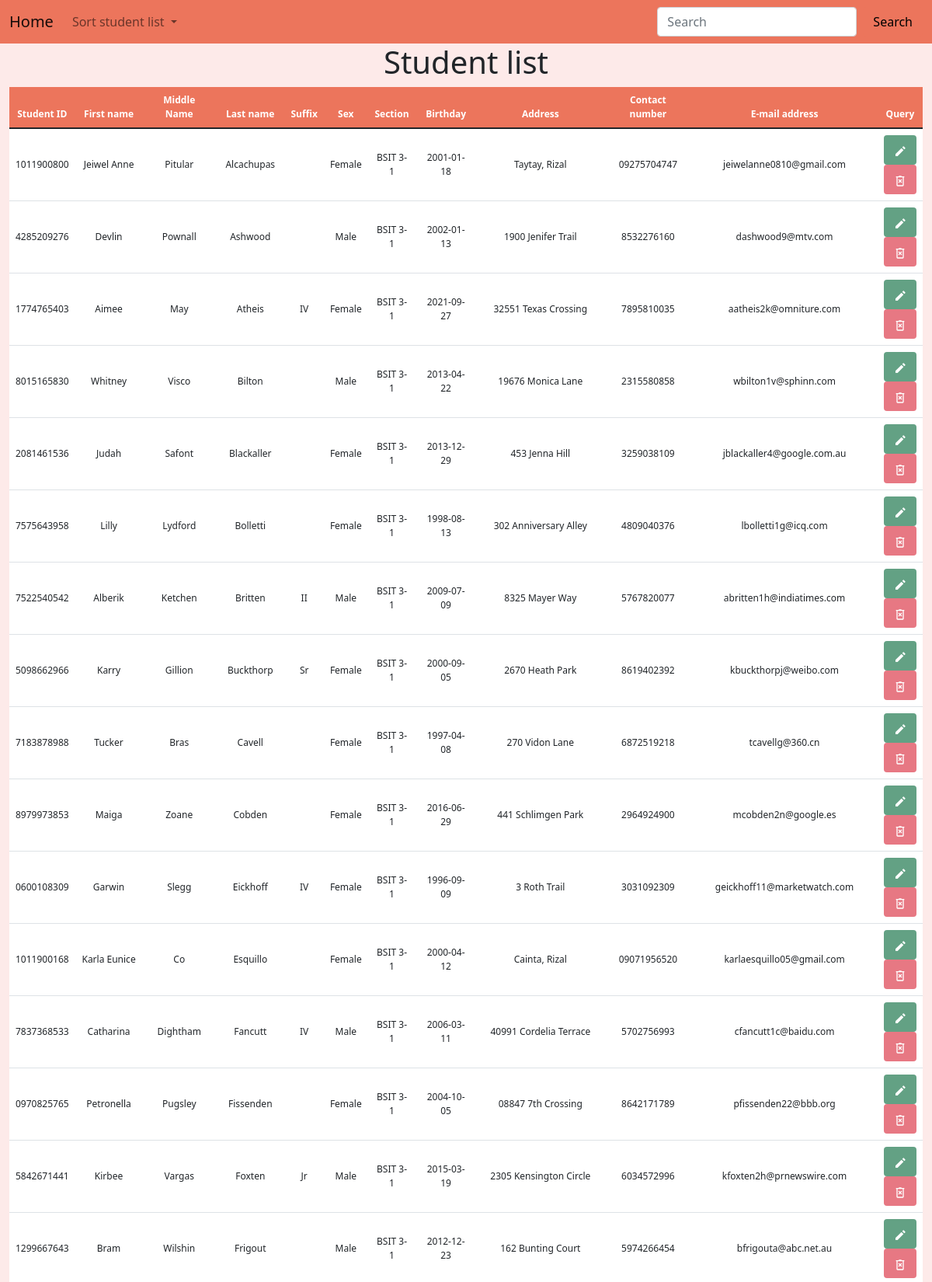
The page /controls/crud.php?sort=Student_Last_Name (upper part) on the database its author committed.
### tables this page shows
CREATE TABLE `tbl_student_profile` (
  `Student_ID` varchar(10) NOT NULL PRIMARY KEY,
  `Student_First_Name` varchar(50) NOT NULL,
  `Student_Middle_Name` varchar(50),
  `Student_Last_Name` varchar(50) NOT NULL,
  `Student_Suffix` varchar(10),
  `Student_Sex` enum('Male','Female') NOT NULL,
  `Student_Section` varchar(50) NOT NULL,
  `Student_Birthday` date NOT NULL,
  `Student_Address` varchar(100) NOT NULL,
  `Student_Contact_Number` varchar(11) NOT NULL,
  `Student_Email_Address` varchar(50) NOT NULL,
  `is_archive` boolean NOT NULL DEFAULT false
);

### functions/functions.php (called while the page is built, shortened)
<?php
function view($name, $contents = ''){
    require(APP_PATH . "page/layout-page.php");
}

### controls/crud.php (called while the page is built, shortened)
<?php
$view_bag = [
    'title' => 'Student Database',
    'heading' => 'Student list'
];
$records = Data::get_student_records();
if (is_get()) {
    if (isset($_GET['sort'])) {
        $sort = $_GET['sort'];
        $records = Data::sort_by($sort);
    }
}
view('crud', $records);

### functions/data/mysql.class.php (called while the page is built, shortened)
<?php
class MySqlDataProvider {
    public function __construct($source) {
        $this->source = $source;
    }
    public function sort_by($sort) {
        $pdo = $this->connect();
        $smt = $pdo->query("SELECT * FROM tbl_student_profile WHERE is_archive = false ORDER BY $sort");
        $data = $smt->fetchAll(PDO::FETCH_CLASS, 'StudentProfile');
        return $data;
    }
    private function connect() {
        try {
            return new PDO($this->source, CONFIG['db_user'], CONFIG['db_password']);
        } catch (PDOException $e) {
            return null;
        }
    }
}

### functions/data/static.class.php (called while the page is built, shortened)
<?php
class Data {
    static private $mdp;
    static public function init(MySqlDataProvider $mdp){
        return self::$mdp = $mdp;
    }
    static public function sort_by($sort){
        return self::$mdp->sort_by($sort);
    }
}

### page/crud-page.php (the view, shortened to what this page needs)
<div class="container-fluid">
    <h1 class="text-center align-middle"><?= $view_bag['heading'] ?></h1>
</div>
<div class="container-fluid container-table">
    <table class="table table-hover text-center align-middle" id="table">
        <thead>
            <tr>
                <th scope="col" id="id">Student ID</th>
                <th scope="col" id="fname">First name</th>
                <th scope="col" id="mname">Middle Name</th>
                <th scope="col" id="lname">Last name</th>
                <th scope="col" id="suffix">Suffix</th>
                <th scope="col" id="section">Sex</th>
                <th scope="col" id="sex">Section</th>
                <th scope="col" id="bday">Birthday</th>
                <th scope="col" id="address">Address</th>
                <th scope="col" id="number">Contact number</th>
                <th scope="col" id="email">E-mail address</th>
                <th scope="col" id="query">Query</th>
            </tr>
        </thead>
        <tbody>
            <?php foreach ($contents as $object) : ?>
                <tr>
                    <td><?= $object->Student_ID ?></td>
                    <td><?= $object->Student_First_Name ?></td>
                    <td><?= $object->Student_Middle_Name ?></td>
                    <td><?= $object->Student_Last_Name ?></td>
                    <td><?= $object->Student_Suffix ?></td>
                    <td><?= $object->Student_Sex ?></td>
                    <td><?= $object->Student_Section ?></td>
                    <td><?= $object->Student_Birthday ?></td>
                    <td><?= $object->Student_Address ?></td>
                    <td><?= $object->Student_Contact_Number ?></td>
                    <td><?= $object->Student_Email_Address ?></td>
                    <td>
                        <a class="btn button-edit-bg" type="submit" data-bs-toggle="modal" data-bs-target="#showEditModal">
                        </a>
                        <br>
                        <a class="btn button-delete-bg" data-bs-toggle="modal" data-bs-target="#showDeleteModal">
                        </a>
                    </td>
                </tr>
            <?php endforeach ?>
        </tbody>
    </table>
</div>

### css/stylesheet-crud.css (style rules this page uses)
body { background-color: #fdeae9; }
.container-table thead { background-color: #ec755c; color: white; }
.button-edit-bg { background-color: #63a184; }
.button-delete-bg { background-color: #e77883; }
table { background-color: white; }
tr { font-size: 30px; font-size: 1vw; }

### rows shown on the page
tbl_student_profile: Student_ID "1011900800", Student_First_Name "Jeiwel Anne", Student_Middle_Name "Pitular", Student_Last_Name "Alcachupas", Student_Sex "Female", Student_Section "BSIT 3-1", Student_Birthday "2001-01-18", Student_Address "Taytay, Rizal", Student_Contact_Number "09275704747", Student_Email_Address "jeiwelanne0810@gmail.com"
tbl_student_profile: Student_ID "4285209276", Student_First_Name "Devlin", Student_Middle_Name "Pownall", Student_Last_Name "Ashwood", Student_Sex "Male", Student_Section "BSIT 3-1", Student_Birthday "2002-01-13", Student_Address "1900 Jenifer Trail", Student_Contact_Number "8532276160", Student_Email_Address "dashwood9@mtv.com"
tbl_student_profile: Student_ID "1774765403", Student_First_Name "Aimee", Student_Middle_Name "May", Student_Last_Name "Atheis", Student_Suffix "IV", Student_Sex "Female", Student_Section "BSIT 3-1", Student_Birthday "2021-09-27", Student_Address "32551 Texas Crossing", Student_Contact_Number "7895810035", Student_Email_Address "aatheis2k@omniture.com"
tbl_student_profile: Student_ID "8015165830", Student_First_Name "Whitney", Student_Middle_Name "Visco", Student_Last_Name "Bilton", Student_Sex "Male", Student_Section "BSIT 3-1", Student_Birthday "2013-04-22", Student_Address "19676 Monica Lane", Student_Contact_Number "2315580858", Student_Email_Address "wbilton1v@sphinn.com"
tbl_student_profile: Student_ID "2081461536", Student_First_Name "Judah", Student_Middle_Name "Safont", Student_Last_Name "Blackaller", Student_Sex "Female", Student_Section "BSIT 3-1", Student_Birthday "2013-12-29", Student_Address "453 Jenna Hill", Student_Contact_Number "3259038109", Student_Email_Address "jblackaller4@google.com.au"
tbl_student_profile: Student_ID "7575643958", Student_First_Name "Lilly", Student_Middle_Name "Lydford", Student_Last_Name "Bolletti", Student_Sex "Female", Student_Section "BSIT 3-1", Student_Birthday "1998-08-13", Student_Address "302 Anniversary Alley", Student_Contact_Number "4809040376", Student_Email_Address "lbolletti1g@icq.com"
tbl_student_profile: Student_ID "7522540542", Student_First_Name "Alberik", Student_Middle_Name "Ketchen", Student_Last_Name "Britten", Student_Suffix "II", Student_Sex "Male", Student_Section "BSIT 3-1", Student_Birthday "2009-07-09", Student_Address "8325 Mayer Way", Student_Contact_Number "5767820077", Student_Email_Address "abritten1h@indiatimes.com"
tbl_student_profile: Student_ID "5098662966", Student_First_Name "Karry", Student_Middle_Name "Gillion", Student_Last_Name "Buckthorp", Student_Suffix "Sr", Student_Sex "Female", Student_Section "BSIT 3-1", Student_Birthday "2000-09-05", Student_Address "2670 Heath Park", Student_Contact_Number "8619402392", Student_Email_Address "kbuckthorpj@weibo.com"
tbl_student_profile: Student_ID "7183878988", Student_First_Name "Tucker", Student_Middle_Name "Bras", Student_Last_Name "Cavell", Student_Sex "Female", Student_Section "BSIT 3-1", Student_Birthday "1997-04-08", Student_Address "270 Vidon Lane", Student_Contact_Number "6872519218", Student_Email_Address "tcavellg@360.cn"
tbl_student_profile: Student_ID "8979973853", Student_First_Name "Maiga", Student_Middle_Name "Zoane", Student_Last_Name "Cobden", Student_Sex "Female", Student_Section "BSIT 3-1", Student_Birthday "2016-06-29", Student_Address "441 Schlimgen Park", Student_Contact_Number "2964924900", Student_Email_Address "mcobden2n@google.es"
tbl_student_profile: Student_ID "0600108309", Student_First_Name "Garwin", Student_Middle_Name "Slegg", Student_Last_Name "Eickhoff", Student_Suffix "IV", Student_Sex "Female", Student_Section "BSIT 3-1", Student_Birthday "1996-09-09", Student_Address "3 Roth Trail", Student_Contact_Number "3031092309", Student_Email_Address "geickhoff11@marketwatch.com"
tbl_student_profile: Student_ID "1011900168", Student_First_Name "Karla Eunice", Student_Middle_Name "Co", Student_Last_Name "Esquillo", Student_Sex "Female", Student_Section "BSIT 3-1", Student_Birthday "2000-04-12", Student_Address "Cainta, Rizal", Student_Contact_Number "09071956520", Student_Email_Address "karlaesquillo05@gmail.com"
tbl_student_profile: Student_ID "7837368533", Student_First_Name "Catharina", Student_Middle_Name "Dightham", Student_Last_Name "Fancutt", Student_Suffix "IV", Student_Sex "Male", Student_Section "BSIT 3-1", Student_Birthday "2006-03-11", Student_Address "40991 Cordelia Terrace", Student_Contact_Number "5702756993", Student_Email_Address "cfancutt1c@baidu.com"
tbl_student_profile: Student_ID "0970825765", Student_First_Name "Petronella", Student_Middle_Name "Pugsley", Student_Last_Name "Fissenden", Student_Sex "Female", Student_Section "BSIT 3-1", Student_Birthday "2004-10-05", Student_Address "08847 7th Crossing", Student_Contact_Number "8642171789", Student_Email_Address "pfissenden22@bbb.org"
tbl_student_profile: Student_ID "5842671441", Student_First_Name "Kirbee", Student_Middle_Name "Vargas", Student_Last_Name "Foxten", Student_Suffix "Jr", Student_Sex "Male", Student_Section "BSIT 3-1", Student_Birthday "2015-03-19", Student_Address "2305 Kensington Circle", Student_Contact_Number "6034572996", Student_Email_Address "kfoxten2h@prnewswire.com"
tbl_student_profile: Student_ID "1299667643", Student_First_Name "Bram", Student_Middle_Name "Wilshin", Student_Last_Name "Frigout", Student_Sex "Male", Student_Section "BSIT 3-1", Student_Birthday "2012-12-23", Student_Address "162 Bunting Court", Student_Contact_Number "5974266454", Student_Email_Address "bfrigouta@abc.net.au"

### other values the page prints
$view_bag['heading'] "Student list"
